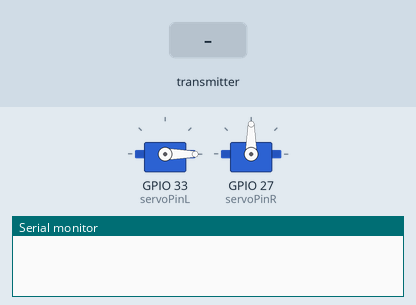
Bench run of a sketch on a simulated ESP32. Shown: 2 × servo, the last lines printed to the serial monitor. The test bench sets the inputs (shaded band).

Above: at 1.2 s.
1.3 s: the transmitter starts sending rob2Cmd = ope
At 2.5 s:
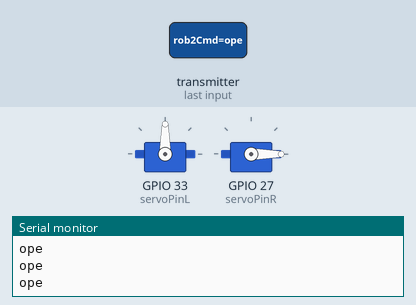
2.8 s: the transmitter starts sending rob2Cmd = clo
At 3.7 s:
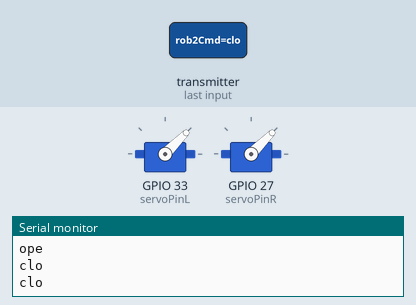
Timing chart, 0 to 5.8 s (numbered marks = the images above; inputs shaded):
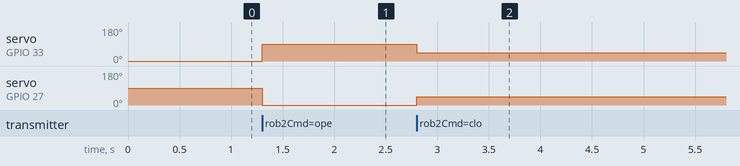

Measured:
- after the input at 1.3 s, servo on GPIO 33 (servoPinL): 0° → 90° at once; servo on GPIO 27 (servoPinR): 90° → 0° at once
- after the input at 2.8 s, servo on GPIO 33 (servoPinL): 90° → 45° at once; servo on GPIO 27 (servoPinR): 0° → 45° at once

The sketch:

PicoESP-Polulu.ino
```cpp
// SECOND ESP-POLULU
// CODE FOR POLULU ESP: REC FROM MIDDLE MAN / UART SEND TO POLULU
#include <HardwareSerial.h>
#include <WiFi.h>
#include <esp_wifi.h>
#include <esp_now.h>
#include <ESP32Servo.h>
#include <string.h>
#include "esp_log.h"


// GARRETT ESP32-PICO-MINI MAC ADDRESS
uint8_t espMac[] = {0xE8, 0x9F, 0x6D, 0x24, 0x87, 0x5C};
// SOHUM ESP32-PICO-MINI MAC ADDRESS
uint8_t broadcastAddress[] = {0xE8, 0x9F, 0x6D, 0x2F, 0xB2, 0xC4};

// Serial Channel for Polulu
HardwareSerial PolSerial(0);
// Servo ctrlr
Servo clwServoL;
Servo clwServoR;
int servoPinL = 33;
int servoPinR = 27;

// Message template across ESPS
typedef struct commands {
  char rob1Cmd[50];
  char rob2Cmd[50];
} commands;

// Cmds from middle man
commands rcvCmds;

// UART setup
int txPin = 8;
int rxPin = 7;

// FAKE COMPSND callback: to test middle man
void OnDataSent(const uint8_t *mac_addr, esp_now_send_status_t status) {
  Serial.print("\r\nLast Packet Send Status:\t");
}
// FAKE COMPSND callback: to test middle man

// ESP REC CALLBACK, forwards command from comp to Polulu's UART Channel
void OnDataRecv(const uint8_t *mac, const uint8_t *incomingData, int len) {
  memcpy(&rcvCmds, incomingData, sizeof(commands));
  if (strcmp(rcvCmds.rob2Cmd, "ope") == 0) {
    PolSerial.println(rcvCmds.rob2Cmd);
    clwServoL.write(90);
    clwServoR.write(0);
  } else if (strcmp(rcvCmds.rob2Cmd, "clo") == 0){
    PolSerial.println(rcvCmds.rob2Cmd);
    clwServoL.write(45);
    clwServoR.write(45);
  } else {
    PolSerial.println(rcvCmds.rob2Cmd);
  }
}

esp_now_peer_info_t peerInfo;

void setup() {
  // Serial/UART Setup
  Serial.begin(115200);
  PolSerial.begin(115200, SERIAL_8N1, rxPin, txPin);

  // Turn on LED for debug
  clwServoL.attach(servoPinL);
  clwServoL.write(0);
  clwServoR.attach(servoPinR);
  clwServoR.write(90);

  // Connecting to Middle Man
  WiFi.mode(WIFI_STA);
  if (esp_now_init() != ESP_OK) {
    Serial.println("Error initializing ESP-NOW");
    while (true);
  }
  memcpy(peerInfo.peer_addr, broadcastAddress, 6);
  peerInfo.channel = 0;
  peerInfo.encrypt = false;
  if (esp_now_add_peer(&peerInfo) != ESP_OK){
    Serial.println("Failed to add peer");
    return;
  }
  esp_now_register_recv_cb(esp_now_recv_cb_t(OnDataRecv));
}

// don't really need for polulu
void loop() {
}
```
